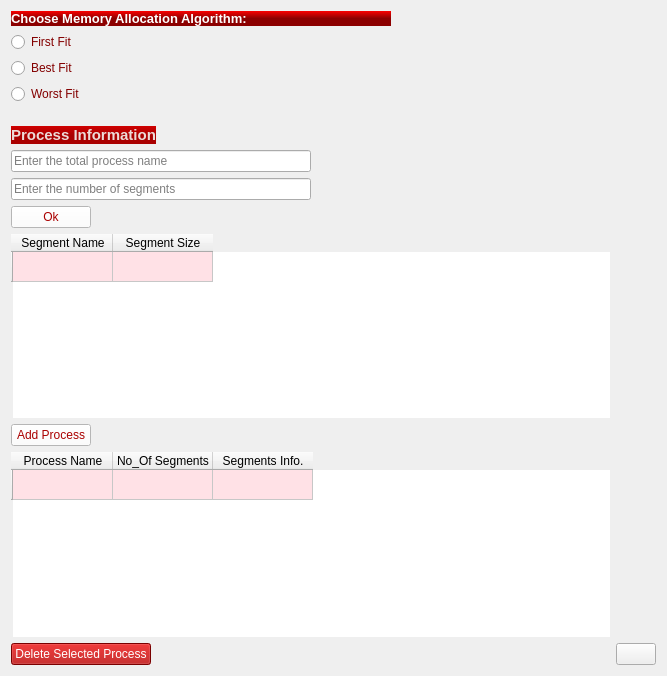
                <widget class="QWidget" name="scrollAreaWidgetContents_7">
                 <property name="geometry">
                  <rect>
                   <x>0</x>
                   <y>0</y>
                   <width>667</width>
                   <height>676</height>
                  </rect>
                 </property>
                 <layout class="QGridLayout" name="gridLayout_11">
                  <item row="8" column="0">
                   <widget class="QLineEdit" name="process_name">
                    <property name="sizePolicy">
                     <sizepolicy hsizetype="Expanding" vsizetype="Preferred">
                      <horstretch>0</horstretch>
                      <verstretch>0</verstretch>
                     </sizepolicy>
                    </property>
                    <property name="maximumSize">
                     <size>
                      <width>300</width>
                      <height>16777215</height>
                     </size>
                    </property>
                    <property name="toolTip">
                     <string>&lt;html&gt;&lt;head/&gt;&lt;body&gt;&lt;p&gt;Total process name&lt;/p&gt;&lt;/body&gt;&lt;/html&gt;</string>
                    </property>
                    <property name="styleSheet">
                     <string notr="true">
QLineEdit
{
font: 75  9pt &quot;MS Shell Dlg 2&quot;;

border-color: rgb(112, 0, 0);
	color: rgb(0, 0, 0);

}</string>
                    </property>
                    <property name="text">
                     <string/>
                    </property>
                    <property name="placeholderText">
                     <string>Enter the total process name</string>
                    </property>
                   </widget>
                  </item>
                  <item row="11" column="0">
                   <widget class="QTableWidget" name="segments_table">
                    <property name="sizePolicy">
                     <sizepolicy hsizetype="Expanding" vsizetype="Expanding">
                      <horstretch>0</horstretch>
                      <verstretch>0</verstretch>
                     </sizepolicy>
                    </property>
                    <property name="maximumSize">
                     <size>
                      <width>16777215</width>
                      <height>16777215</height>
                     </size>
                    </property>
                    <property name="toolTip">
                     <string>&lt;html&gt;&lt;head/&gt;&lt;body&gt;&lt;p&gt;Segment name&lt;/p&gt;&lt;p&gt;size&lt;/p&gt;&lt;/body&gt;&lt;/html&gt;</string>
                    </property>
                    <property name="styleSheet">
                     <string notr="true">QTableWidge::hover

{

	background-color: rgb(255, 0, 0);
}

QTableWidget::item::hover

{

	background-color: rgb(255, 255, 255);
	color: rgb(0, 0, 0);

}
QTableWidget::item::selected::none

{
background-color: rgb(255, 225, 230);
	color: rgb(0, 0, 0);

}
QTableWidget{
		font: 75 12pt bold &quot;Perpetua Titling MT&quot;;

	color: rgb(0, 0, 0);
border:none;

}

</string>
                    </property>
                    <property name="editTriggers">
                     <set>QAbstractItemView::AllEditTriggers</set>
                    </property>
                    <property name="dragEnabled">
                     <bool>true</bool>
                    </property>
                    <row>
                     <property name="text">
                      <string/>
                     </property>
                    </row>
                    <column>
                     <property name="text">
                      <string>Segment Name</string>
                     </property>
                    </column>
                    <column>
                     <property name="text">
                      <string>Segment Size</string>
                     </property>
                    </column>
                   </widget>
                  </item>
                  <item row="2" column="0">
                   <widget class="QLabel" name="label">
                    <property name="sizePolicy">
                     <sizepolicy hsizetype="Preferred" vsizetype="Fixed">
                      <horstretch>0</horstretch>
                      <verstretch>0</verstretch>
                     </sizepolicy>
                    </property>
                    <property name="maximumSize">
                     <size>
                      <width>380</width>
                      <height>16777215</height>
                     </size>
                    </property>
                    <property name="font">
                     <font>
                      <pointsize>12</pointsize>
                      <weight>75</weight>
                      <bold>true</bold>
                     </font>
                    </property>
                    <property name="styleSheet">
                     <string notr="true">color: rgb(255, 251, 252);
 background-color: QLinearGradient(x1:0, y1:0, x2:0, y2:1, stop:0  rgb(250, 0, 0), stop: 0.5 rgb(140, 0, 0));</string>
                    </property>
                    <property name="text">
                     <string>&lt;html&gt;&lt;head/&gt;&lt;body&gt;&lt;p&gt;&lt;span style=&quot; font-size:10pt; color:#ffffff;&quot;&gt;Choose Memory Allocation Algorithm:&lt;/span&gt;&lt;/p&gt;&lt;/body&gt;&lt;/html&gt;</string>
                    </property>
                    <property name="textFormat">
                     <enum>Qt::RichText</enum>
                    </property>
                   </widget>
                  </item>
                  <item row="4" column="0">
                   <widget class="QRadioButton" name="best_fit">
                    <property name="sizePolicy">
                     <sizepolicy hsizetype="Fixed" vsizetype="Fixed">
                      <horstretch>0</horstretch>
                      <verstretch>0</verstretch>
                     </sizepolicy>
                    </property>
                    <property name="toolTip">
                     <string>&lt;html&gt;&lt;head/&gt;&lt;body&gt;&lt;p&gt;Best Fit&lt;/p&gt;&lt;/body&gt;&lt;/html&gt;</string>
                    </property>
                    <property name="styleSheet">
                     <string notr="true">color: rgb(131, 0, 0);
	font: 75  11pt bold &quot;Perpetua Titling MT&quot;;

</string>
                    </property>
                    <property name="text">
                     <string>Best Fit</string>
                    </property>
                    <property name="checked">
                     <bool>false</bool>
                    </property>
                   </widget>
                  </item>
                  <item row="7" column="0">
                   <widget class="QLabel" name="label_32">
                    <property name="sizePolicy">
                     <sizepolicy hsizetype="Fixed" vsizetype="Fixed">
                      <horstretch>0</horstretch>
                      <verstretch>0</verstretch>
                     </sizepolicy>
                    </property>
                    <property name="font">
                     <font>
                      <pointsize>12</pointsize>
                      <weight>75</weight>
                      <bold>true</bold>
                     </font>
                    </property>
                    <property name="styleSheet">
                     <string notr="true"> background-color: QLinearGradient(x1:0, y1:0, x2:0, y2:1, stop:0  rgb(208, 0, 0), stop: 0.5 rgb(170, 0, 0));</string>
                    </property>
                    <property name="text">
                     <string>&lt;html&gt;&lt;head/&gt;&lt;body&gt;&lt;p align=&quot;center&quot;&gt;&lt;span style=&quot; font-size:11pt; color:#ecdbd8;&quot;&gt;Process Information&lt;/span&gt;&lt;/p&gt;&lt;/body&gt;&lt;/html&gt;</string>
                    </property>
                    <property name="textFormat">
                     <enum>Qt::RichText</enum>
                    </property>
                   </widget>
                  </item>
                  <item row="12" column="0">
                   <widget class="QPushButton" name="add_process">
                    <property name="sizePolicy">
                     <sizepolicy hsizetype="Fixed" vsizetype="Fixed">
                      <horstretch>0</horstretch>
                      <verstretch>0</verstretch>
                     </sizepolicy>
                    </property>
                    <property name="toolTip">
                     <string>&lt;html&gt;&lt;head/&gt;&lt;body&gt;&lt;p&gt;Add Process&lt;/p&gt;&lt;/body&gt;&lt;/html&gt;</string>
                    </property>
                    <property name="styleSheet">
                     <string notr="true">QPushButton::hover

{
	border-color: rgb(255, 0, 0);


}

QPushButton{
	
	font: 75  11pt bold &quot;Perpetua Titling MT&quot;;
	color: rgb(170, 0, 0);
	background-color: rgb(255, 255, 255);


}

QPushButton:pressed
{
	color: rgb(255, 255, 255);
    background-color: QLinearGradient( x1: 0, y1: 0, x2: 0, y2: 1, stop: 0 #2d2d2d, stop: 0.1 #2b2b2b, stop: 0.5 #292929, stop: 0.9 #282828, stop: 1 #252525);
}</string>
                    </property>
                    <property name="text">
                     <string>Add Process</string>
                    </property>
                   </widget>
                  </item>
                  <item row="9" column="0">
                   <widget class="QLineEdit" name="no_of_segments">
                    <property name="sizePolicy">
                     <sizepolicy hsizetype="Expanding" vsizetype="Preferred">
                      <horstretch>0</horstretch>
                      <verstretch>0</verstretch>
                     </sizepolicy>
                    </property>
                    <property name="maximumSize">
                     <size>
                      <width>300</width>
                      <height>16777215</height>
                     </size>
                    </property>
                    <property name="toolTip">
                     <string>&lt;html&gt;&lt;head/&gt;&lt;body&gt;&lt;p&gt;Number of segments&lt;/p&gt;&lt;/body&gt;&lt;/html&gt;</string>
                    </property>
                    <property name="styleSheet">
                     <string notr="true">
QLineEdit
{
font: 75  9pt &quot;MS Shell Dlg 2&quot;;

border-color: rgb(112, 0, 0);
	color: rgb(0, 0, 0);

}</string>
                    </property>
                    <property name="text">
                     <string/>
                    </property>
                    <property name="placeholderText">
                     <string>Enter the number of segments</string>
                    </property>
                   </widget>
                  </item>
                  <item row="5" column="0">
                   <widget class="QRadioButton" name="worst_fit">
                    <property name="sizePolicy">
                     <sizepolicy hsizetype="Fixed" vsizetype="Fixed">
                      <horstretch>0</horstretch>
                      <verstretch>0</verstretch>
                     </sizepolicy>
                    </property>
                    <property name="toolTip">
                     <string>&lt;html&gt;&lt;head/&gt;&lt;body&gt;&lt;p&gt;Worst Fit&lt;/p&gt;&lt;/body&gt;&lt;/html&gt;</string>
                    </property>
                    <property name="styleSheet">
                     <string notr="true">color: rgb(131, 0, 0);
	font: 75  11pt bold &quot;Perpetua Titling MT&quot;;

</string>
                    </property>
                    <property name="text">
                     <string>Worst Fit</string>
                    </property>
                    <property name="checked">
                     <bool>false</bool>
                    </property>
                   </widget>
                  </item>
                  <item row="13" column="0">
                   <widget class="QTableWidget" name="process_table">
                    <property name="sizePolicy">
                     <sizepolicy hsizetype="Expanding" vsizetype="Expanding">
                      <horstretch>0</horstretch>
                      <verstretch>0</verstretch>
                     </sizepolicy>
                    </property>
                    <property name="maximumSize">
                     <size>
                      <width>16777215</width>
                      <height>16777215</height>
                     </size>
                    </property>
                    <property name="toolTip">
                     <string>&lt;html&gt;&lt;head/&gt;&lt;body&gt;&lt;p&gt;Process name&lt;/p&gt;&lt;p&gt;No_Of Segments&lt;/p&gt;&lt;p&gt;Segments information&lt;/p&gt;&lt;/body&gt;&lt;/html&gt;</string>
                    </property>
                    <property name="styleSheet">
                     <string notr="true">QTableWidge::hover

{

	background-color: rgb(255, 0, 0);
}

QTableWidget::item::hover

{

	background-color: rgb(255, 255, 255);
	color: rgb(0, 0, 0);

}
QTableWidget::item::selected::none

{
background-color: rgb(255, 225, 230);
	color: rgb(0, 0, 0);

}
QTableWidget{
		font: 75 12pt bold &quot;Perpetua Titling MT&quot;;

	color: rgb(0, 0, 0);
border:none;

}

</string>
                    </property>
                    <property name="editTriggers">
                     <set>QAbstractItemView::NoEditTriggers</set>
                    </property>
                    <row>
                     <property name="text">
                      <string/>
                     </property>
                    </row>
                    <column>
                     <property name="text">
                      <string>Process Name</string>
                     </property>
                    </column>
                    <column>
                     <property name="text">
                      <string>No_Of Segments</string>
                     </property>
                    </column>
                    <column>
                     <property name="text">
                      <string>Segments Info.</string>
                     </property>
                    </column>
                   </widget>
                  </item>
                  <item row="2" column="1">
                   <widget class="Line" name="line_6">
                    <property name="lineWidth">
                     <number>0</number>
                    </property>
                    <property name="orientation">
                     <enum>Qt::Horizontal</enum>
                    </property>
                   </widget>
                  </item>
                  <item row="3" column="0">
                   <widget class="QRadioButton" name="first_fit">
                    <property name="sizePolicy">
                     <sizepolicy hsizetype="Fixed" vsizetype="Fixed">
                      <horstretch>0</horstretch>
                      <verstretch>0</verstretch>
                     </sizepolicy>
                    </property>
                    <property name="toolTip">
                     <string>&lt;html&gt;&lt;head/&gt;&lt;body&gt;&lt;p&gt;First Fit&lt;/p&gt;&lt;/body&gt;&lt;/html&gt;</string>
                    </property>
                    <property name="styleSheet">
                     <string notr="true">color: rgb(131, 0, 0);
	font: 75  11pt bold &quot;Perpetua Titling MT&quot;;

</string>
                    </property>
                    <property name="text">
                     <string>First Fit</string>
                    </property>
                    <property name="checked">
                     <bool>false</bool>
                    </property>
                   </widget>
                  </item>
                  <item row="14" column="0">
                   <widget class="QPushButton" name="delete_process">
                    <property name="sizePolicy">
                     <sizepolicy hsizetype="Fixed" vsizetype="Fixed">
                      <horstretch>0</horstretch>
                      <verstretch>0</verstretch>
                     </sizepolicy>
                    </property>
                    <property name="toolTip">
                     <string>&lt;html&gt;&lt;head/&gt;&lt;body&gt;&lt;p&gt;Delete Selected Process&lt;/p&gt;&lt;/body&gt;&lt;/html&gt;</string>
                    </property>
                    <property name="styleSheet">
                     <string notr="true">QPushButton::hover

{
	border-color: rgb(255, 255, 255);
	background-color: rgb(255, 0, 0);
}

QPushButton{
	
	font: 75  11pt bold &quot;Perpetua Titling MT&quot;;

	color: rgb(255, 255, 255);
	background-color: rgb(170, 0, 0);


}

QPushButton:pressed
{
    background-color: QLinearGradient( x1: 0, y1: 0, x2: 0, y2: 1, stop: 0 #2d2d2d, stop: 0.1 #2b2b2b, stop: 0.5 #292929, stop: 0.9 #282828, stop: 1 #252525);
}</string>
                    </property>
                    <property name="text">
                     <string>Delete Selected Process</string>
                    </property>
                   </widget>
                  </item>
                  <item row="10" column="0">
                   <widget class="QPushButton" name="ok">
                    <property name="sizePolicy">
                     <sizepolicy hsizetype="Fixed" vsizetype="Fixed">
                      <horstretch>0</horstretch>
                      <verstretch>0</verstretch>
                     </sizepolicy>
                    </property>
                    <property name="toolTip">
                     <string>&lt;html&gt;&lt;head/&gt;&lt;body&gt;&lt;p&gt;Ok&lt;/p&gt;&lt;/body&gt;&lt;/html&gt;</string>
                    </property>
                    <property name="styleSheet">
                     <string notr="true">QPushButton::hover

{
	border-color: rgb(255, 0, 0);


}

QPushButton{
	
	font: 75  11pt bold &quot;Perpetua Titling MT&quot;;
	color: rgb(170, 0, 0);
	background-color: rgb(255, 255, 255);


}

QPushButton:pressed
{
	color: rgb(255, 255, 255);
    background-color: QLinearGradient( x1: 0, y1: 0, x2: 0, y2: 1, stop: 0 #2d2d2d, stop: 0.1 #2b2b2b, stop: 0.5 #292929, stop: 0.9 #282828, stop: 1 #252525);
}</string>
                    </property>
                    <property name="text">
                     <string>Ok</string>
                    </property>
                   </widget>
                  </item>
                  <item row="14" column="1">
                   <widget class="QPushButton" name="back">
                    <property name="sizePolicy">
                     <sizepolicy hsizetype="Fixed" vsizetype="Fixed">
                      <horstretch>0</horstretch>
                      <verstretch>0</verstretch>
                     </sizepolicy>
                    </property>
                    <property name="toolTip">
                     <string>&lt;html&gt;&lt;head/&gt;&lt;body&gt;&lt;p&gt;Back&lt;/p&gt;&lt;/body&gt;&lt;/html&gt;</string>
                    </property>
                    <property name="styleSheet">
                     <string notr="true">
QPushButton::hover

{

border-color: rgb(145, 0, 0);
}
QPushButton::pressed

{

	border-color: rgb(0, 0, 0);
  border-style: inset;
}
QPushButton{
	
	font: 75  16pt bold &quot;Perpetua Titling MT&quot;;
border: 6px solid #555;
    border-radius: 23px;
	color: rgb(255, 255, 255);
	background-color: rgb(250, 250, 250);
		border-color: rgb(250, 250, 250);
  border-style: outset;

    padding:4px;
}

background-image: url(:/newPrefix/forward.jpg);</string>
                    </property>
                    <property name="text">
                     <string/>
                    </property>
                    <property name="icon">
                     <iconset resource="memory_allocator.qrc">
                      <normaloff>:/newPrefix/back.jpg</normaloff>:/newPrefix/back.jpg</iconset>
                    </property>
                    <property name="iconSize">
                     <size>
                      <width>40</width>
                      <height>40</height>
                     </size>
                    </property>
                   </widget>
                  </item>
                  <item row="6" column="0">
                   <widget class="Line" name="line_17">
                    <property name="sizePolicy">
                     <sizepolicy hsizetype="Preferred" vsizetype="Preferred">
                      <horstretch>0</horstretch>
                      <verstretch>0</verstretch>
                     </sizepolicy>
                    </property>
                    <property name="minimumSize">
                     <size>
                      <width>0</width>
                      <height>10</height>
                     </size>
                    </property>
                    <property name="styleSheet">
                     <string notr="true">border:none;</string>
                    </property>
                    <property name="orientation">
                     <enum>Qt::Vertical</enum>
                    </property>
                   </widget>
                  </item>
                 </layout>
                </widget>
